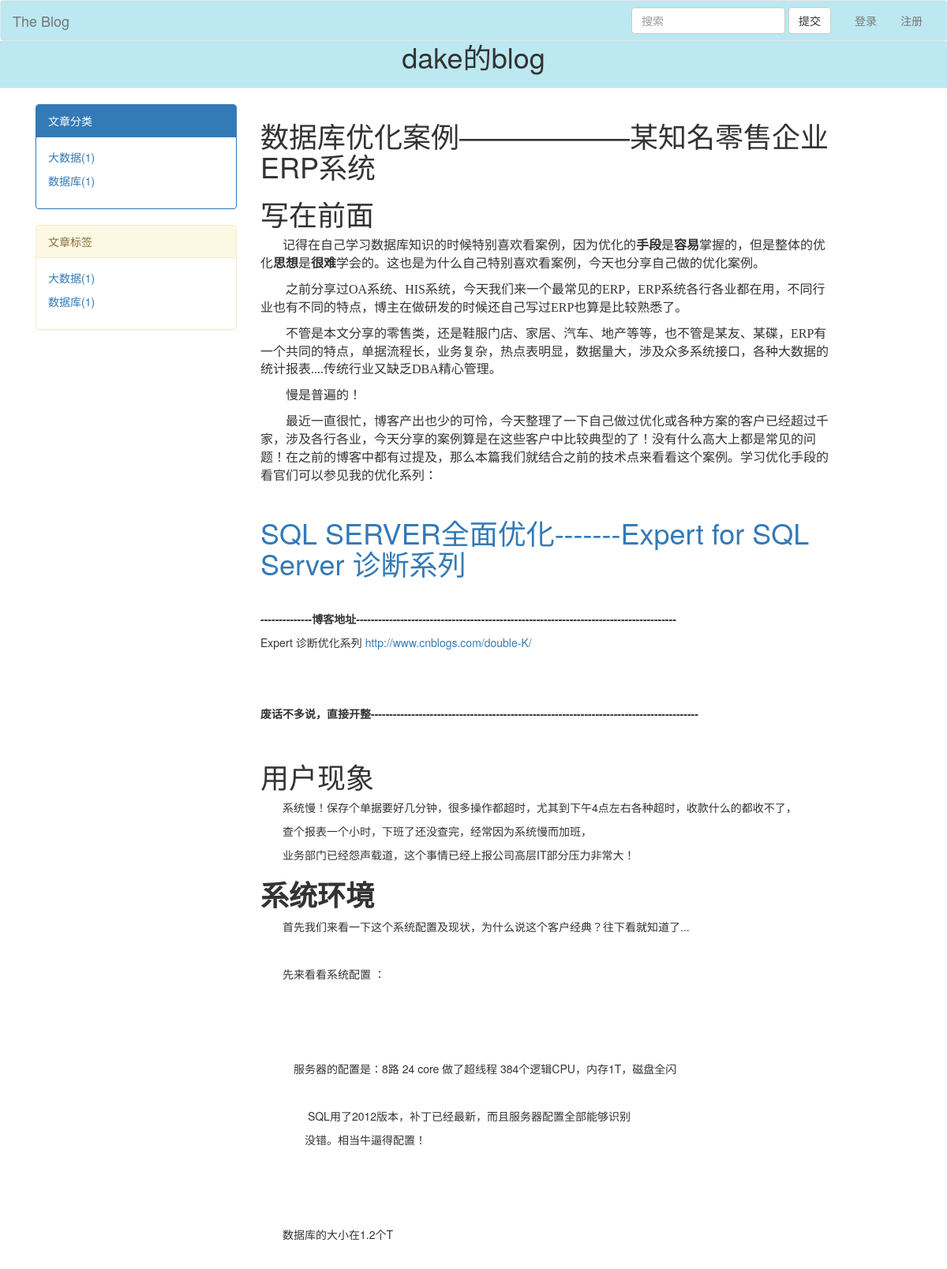
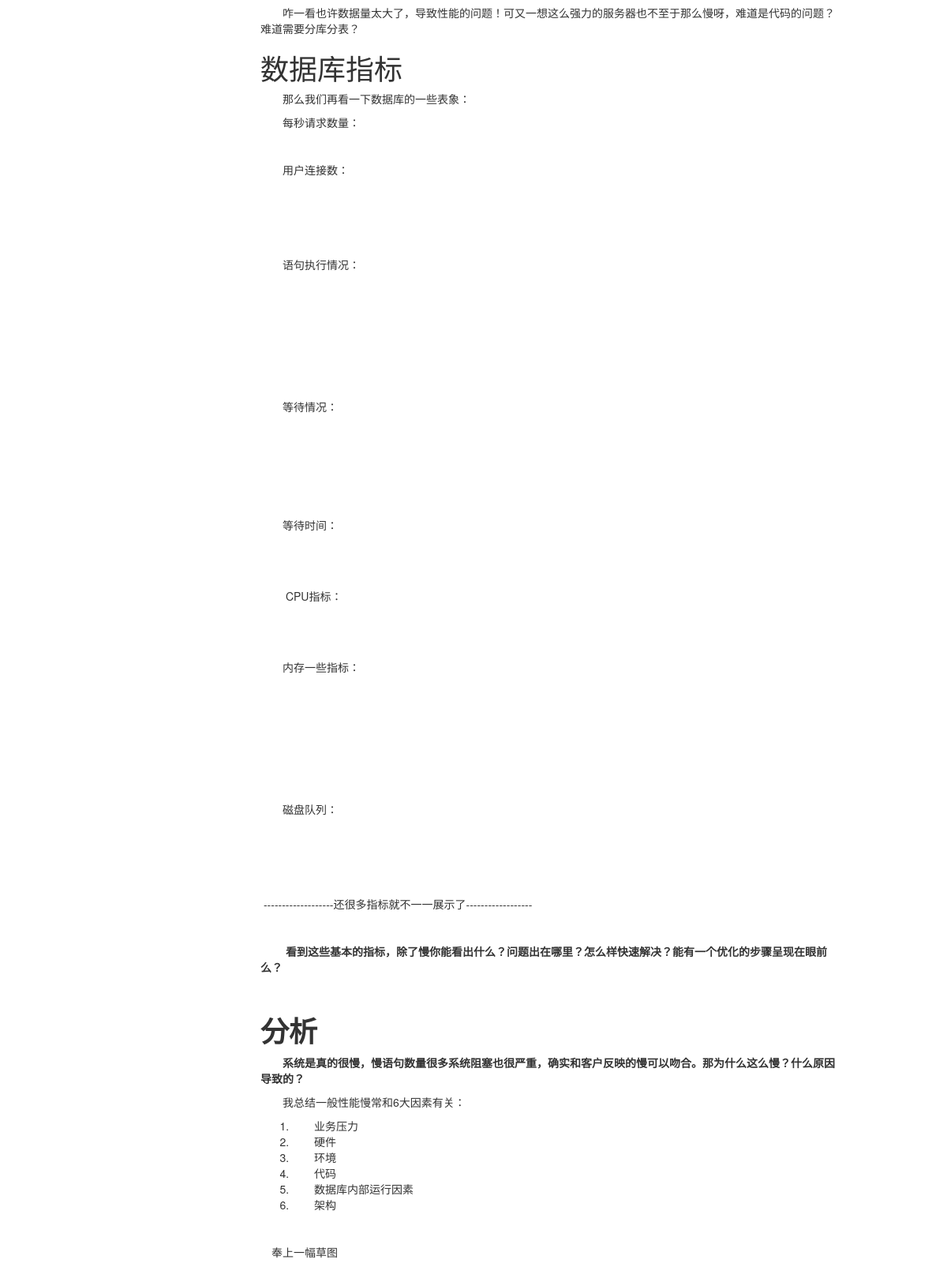
The page /blog/dake/articles/2/ (upper part) on the database its author committed (2 pictures, top to bottom).
### blog/models.py (models this page shows, shortened)
class Blog(models.Model):
    nid = models.AutoField(primary_key=True)
    title = models.CharField(max_length=64)
    site = models.CharField(max_length=32,unique=True)  #个人博客域名
    theme = models.CharField(max_length=32)  #博客主题
    def __str__(self):
        return self.title
    class Meta:
        verbose_name = "blog站点"
        verbose_name_plural = verbose_name

class Article(models.Model):
    nid = models.AutoField(primary_key=True)
    title = models.CharField(max_length=50,verbose_name="文章标题")
    user = models.ForeignKey(to='UserInfo',to_field='nid',verbose_name="作者",on_delete=models.CASCADE)
    desc = models.CharField(max_length=255,verbose_name="文章描述")
    create_time = models.DateTimeField(auto_now_add=True,verbose_name="创建时间")
    comment_count = models.IntegerField(default=0,verbose_name="评论数")
    up_count = models.IntegerField(default=0,verbose_name="点赞数")
    down_count = models.IntegerField(default=0,verbose_name="踩数")
    category = models.ForeignKey(to="Category", to_field="nid", null=True,on_delete=models.CASCADE)
    tag = models.ManyToManyField(
        to="Tag",
        through="Article2Tag",
        through_fields=("article", "tag"),
    )
    class Meta:
        verbose_name = "文章"
        verbose_name_plural = verbose_name

class ArticleDetail(models.Model):
    nid = models.AutoField(primary_key=True)
    content = models.TextField()
    article = models.OneToOneField(to="Article", to_field="nid",on_delete=models.CASCADE)
    class Meta:
        verbose_name = "文章详情"
        verbose_name_plural = verbose_name

### blog/views.py (the view)
# urls.py: path('<str:site>/articles/<int:article_id>/', views.article),
def article(request,site,article_id):
    blog = models.Blog.objects.filter(site=site).first()
    if blog:
        username = blog.userinfo.username
        user = blog.userinfo
        article = models.Article.objects.filter(nid=article_id,user=user).first()
        comment_list = models.Comment.objects.filter(article=article)
        if article:
            return render(request,'article.html',locals())
        else:
            return HttpResponse("404")
    else:
        return HttpResponse("404")

### blog/models.py (called while the page is built)
    def __str__(self):
        return self.username

    def __str__(self):
        return "%s-%s"%(self.blog,self.title)

### blog/templatetags/my_tags.py (called while the page is built)
@register.inclusion_tag("left_menu.html")
def get_left_menu(username):
    user = models.UserInfo.objects.filter(username=username).first()
    blog = user.blog
    category_list = models.Category.objects.filter(blog=blog).annotate(c=Count("article")).values("title", "c")
    blog_list = models.Category.objects.filter(blog=blog)
    print(category_list,blog_list,blog)
    tag_list = models.Tag.objects.filter(blog=blog).annotate(c=Count("article")).values("title", "c")
    return {
        "site":blog.site,
        "username": username,
        "category_list" :category_list,
        "tag_list": tag_list,
    }

### templates/article.html (shortened to what this page needs)
{% extends 'base.html' %}
{% block page-main %}
    <div class="article-detail">
        <h1>{{ article.title }}</h1>
        <p>{{ article.articledetail.content|safe }}</p>
    </div>
{% endblock %}

### templates/base.html (shortened to what this page needs)
<!DOCTYPE html>
<html lang="en">
<head>
    <link rel="stylesheet" href="/static/plugins/bootstrap-3.3.7/css/bootstrap.min.css">
    <link rel="stylesheet" href="/static/plugins/font-awesome-4.7.0/css/font-awesome.min.css">
</head>
<body>
<nav class="navbar navbar-default">
    <div class="container-fluid" style="background: #bce8f1">
        <div class="navbar-header">
            <a class="navbar-brand" href="/index/">The Blog</a>
        </div>
        <div class="collapse navbar-collapse" id="bs-example-navbar-collapse-1">
            <ul class="nav navbar-nav navbar-right">
                {% if request.user.username %}
                    <li><a href="#">{{ request.user.username }}</a></li>
                    <li class="dropdown">
                        <a href="#" class="dropdown-toggle" data-toggle="dropdown" role="button" aria-haspopup="true"
                           aria-expanded="false">个人中心<span class="caret"></span></a>
                        <ul class="dropdown-menu">
                            {% if request.user.blog.site %}
                                <li><a href="/blog/{{ request.user.blog.site }}/">个人博客</a></li>
                                <li><a href="/blog/create/">写博客</a></li>
                                {% else %}
                                <li><a href="/blog-reg/">注册博客</a></li>
                            {% endif %}
                            <li role="separator" class="divider"></li>
                            <li><a href="/logout/">注销</a></li>
                        </ul>
                    </li>
                {% else %}
                    <li><a href="/login/">登录</a></li>
                    <li><a href="/register/">注册</a></li>
                {% endif %}
            </ul>
            <form class="navbar-form navbar-right">
                <div class="form-group">
                    <input type="text" class="form-control" placeholder="搜索">
                </div>
                <button type="submit" class="btn btn-default">提交</button>
            </form>
        </div>
    </div>
</nav>
<div class="page-header" style="background-color: #bce8f1;margin-top: -20px">
  <h1 style="text-align: center">{{ blog.title }}</h1>
</div>
<div class="container">
    <div class="col-md-3">
            {% load my_tags %}
            {% get_left_menu username %}
        </div>
        <div class="col-md-8">
            {% block page-main %}
            {% endblock %}
        </div>
    </div>
</body>
</html>

### rows shown on the page
Blog: title "dake的blog"
Article: title "数据库优化案例——————某知名零售企业ERP系统", articledetail.content "写在前面 记得在自己学习数据库知识的时候特别喜欢看案例，因为优化的 手段 是 容易 掌握的，但是整体的优化 思想 是 很难 学会的。这也是为什么自己特别喜欢看案例，今天也分享自己做的优化案例。 之前分享过OA系统、HIS系统，今天我们来一个最常见的ERP，ERP系统各行各业都在用，不同行业也有不同的特点，博主在做研发的时候还自己写过ERP也算是比较熟悉了。 不管是本文分享的零售类，还是鞋服门店、家居、汽车、地产等等，也不管是某友、某碟，ERP有一个共同的特点，单据流程长，业务复杂，热点表明显，数据量大，涉及众多系统接口，各种大数据的统计报表....传统行业又缺乏DBA精心管理。 慢是普遍的！ 最近一直很忙，博客产出也少的可怜，今天整理了一下自己做过优化或各种方案的客户已经超过千家，涉及各行各业，今天分享的案例算是在这些客户中比较典型的了！没有什么高大上都是常见的问题！在之前的博客中都有过提及，那么本篇我们就结合之前的技术点来看看这个案例。学习优化手段的看官们可以参见我的优化系列： SQL SERVER全面优化-------Expert for SQL Server 诊断系列 --------------博客地址--------------------------------------------------------------------------------------- Expert 诊断优化系列 http://www.cnblogs.com/double-K/…"

### other values the page prints
{{ category.title }} "大数据" "数据库"
{{ category.c }} "1" "1"
{{ tag.title }} "大数据" "数据库"
{{ tag.c }} "1" "1"
